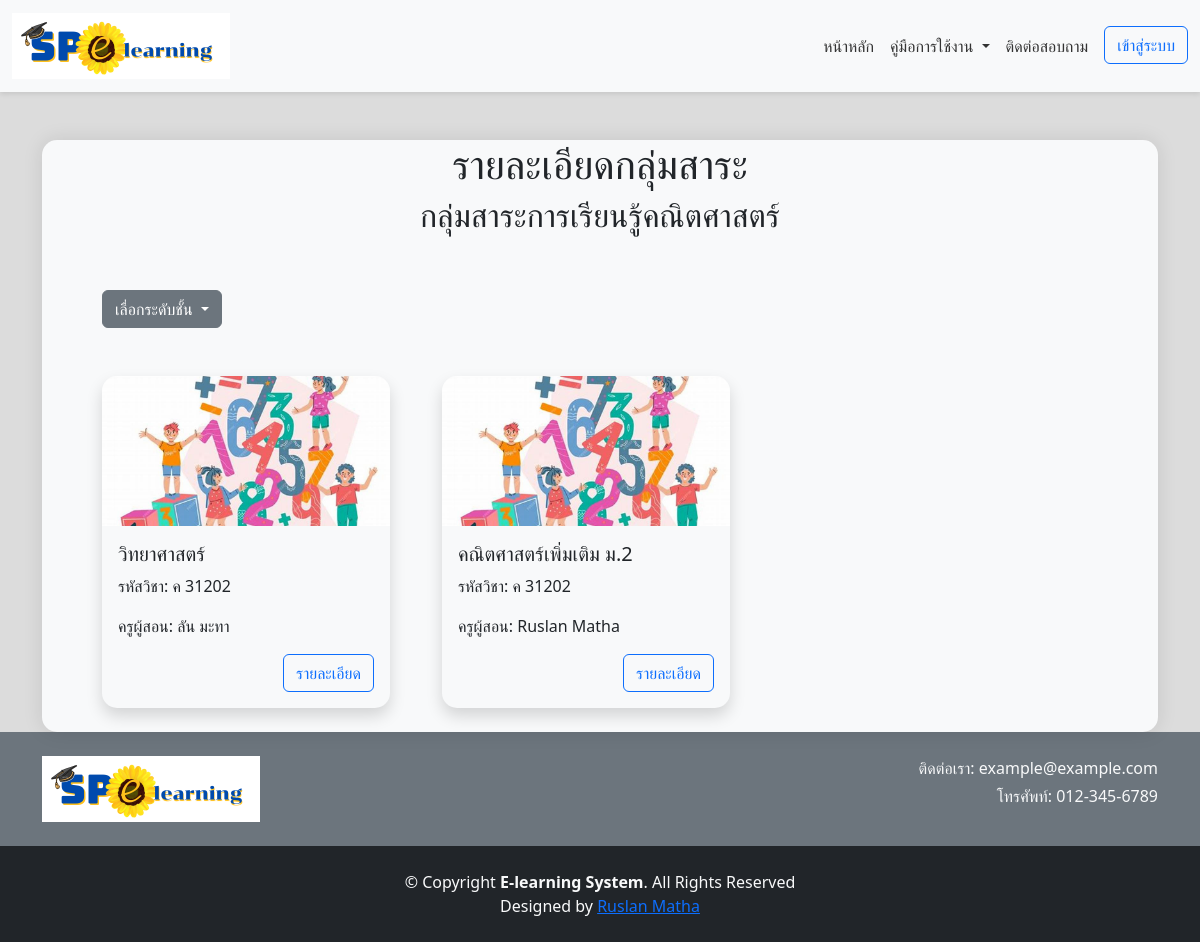
/student/group_details?group_id=2, run on an earlier commit of the app's database.
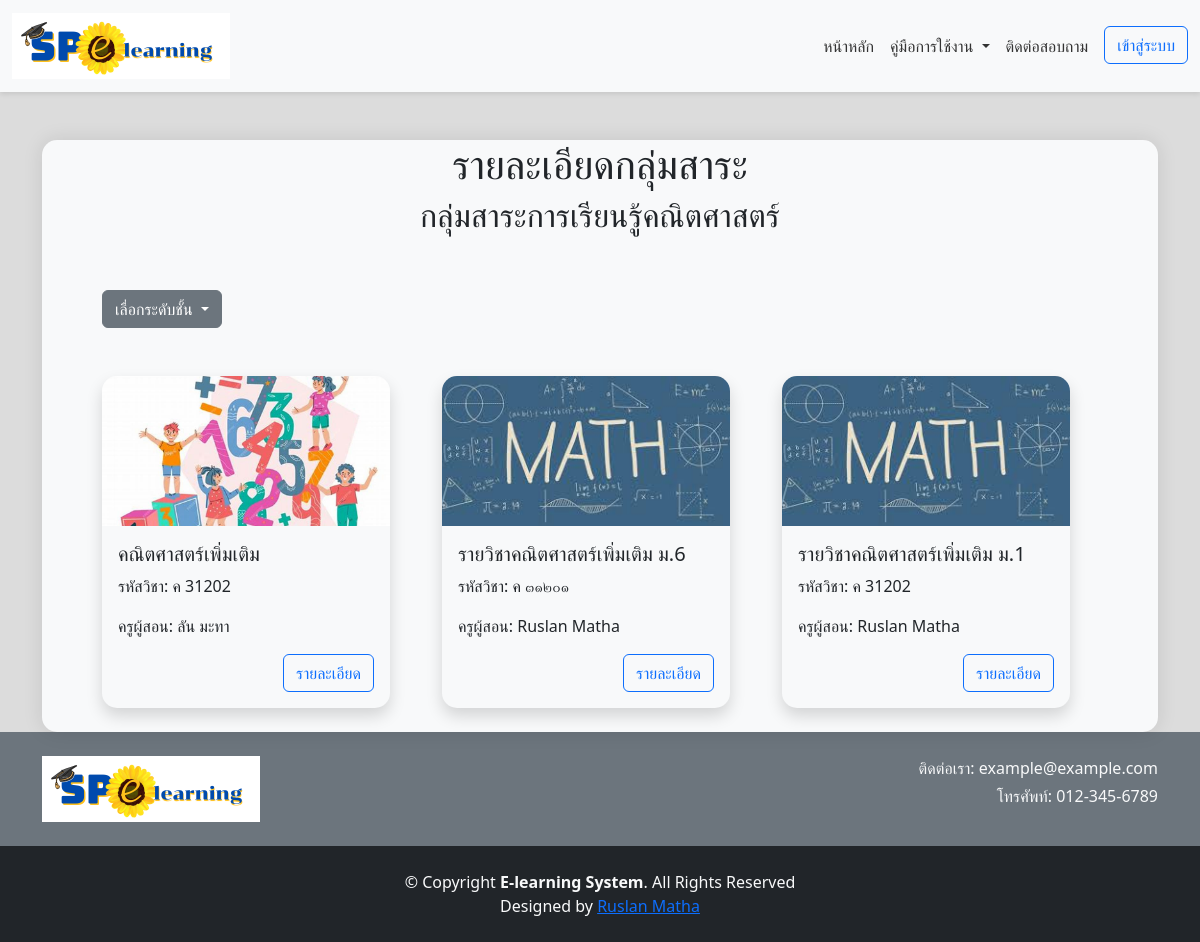
And on a later commit of the database.
### tables this page shows
CREATE TABLE `courses` (
  `c_id` int(11) NOT NULL,
  `course_name` varchar(255) NOT NULL,
  `description` text NOT NULL,
  `teacher_id` int(11) NOT NULL DEFAULT 1,
  `created_at` datetime NOT NULL,
  `updated_at` datetime NOT NULL,
  `c_img` varchar(255) NOT NULL,
  `course_code` varchar(255) NOT NULL,
  `group_id` int(11) DEFAULT NULL,
  `is_open` tinyint(1) DEFAULT 0,
  `access_code` varchar(255) DEFAULT NULL,
  `class_id` int(11) DEFAULT NULL
);

CREATE TABLE `teachers` (
  `t_id` int(11) NOT NULL,
  `username` varchar(255) NOT NULL,
  `password` varchar(255) NOT NULL,
  `first_name` varchar(255) NOT NULL,
  `last_name` varchar(255) NOT NULL,
  `email` varchar(255) NOT NULL,
  `group_id` int(11) DEFAULT NULL,
  `image` text DEFAULT NULL
);

### student/group_details.php (the view, shortened to what the changed rows need)
<?php
include('../connections/connection.php');
if (isset($_GET['group_id'])) {
    $group_id = $_GET['group_id'];
    $sql_group = "SELECT * FROM learning_subject_group WHERE group_id = :group_id";
    $stmt_group = $db->prepare($sql_group);
    $stmt_group->bindParam(':group_id', $group_id);
    $stmt_group->execute();
    $group_data = $stmt_group->fetch(PDO::FETCH_ASSOC);
    if ($group_data) {
        $group_name = $group_data['group_name'];
        $sql_courses = "SELECT * FROM courses WHERE group_id = :group_id";
        $stmt_courses = $db->prepare($sql_courses);
        $stmt_courses->bindParam(':group_id', $group_id);
        $stmt_courses->execute();
        $group_courses = $stmt_courses->fetchAll(PDO::FETCH_ASSOC);
    } else {
        echo "ไม่พบข้อมูลกลุ่มสาระ";
        exit;
    }
} else {
    echo "ไม่มีค่ารหัสกลุ่มสาระ";
    exit;
}
?>
<?php include('../uploads/head.php');?>
<body style="background-color: rgb(220, 220, 220);">
    <div class="container  mt-5">
    <div class="card " >
    <h1 class="text-center">รายละเอียดกลุ่มสาระ</h1>
    <h2 class="text-center"><?php echo $group_name; ?></h2>
    <div class="row mt-5 me-5 mx-5">
            <?php foreach ($group_courses as $course): ?>
                <?php if ($course['is_open'] == 1): ?>
              <div class="col-md-4 mb-4">
                  <div class="card border-primary border-3 shadow" style="width: 18rem;">
                  <?php if (!empty($course['c_img'])): ?>
                <div class="text-center">
                    <img src="<?php echo $course['c_img']; ?>" class="card-img-top" alt="รูปภาพ" style="height: 150px; object-fit: cover;">
                </div>
            <?php else: ?>
                <div class="text-center">
                    <img src="../admin/teacher_process/img/course.jpg" class="card-img-top" alt="รูปภาพ" style="height: 150px; object-fit: cover;">
                </div>
            <?php endif; ?>
                      <div class="card-body">
                          <h5 class="card-title"><?php echo $course['course_name']; ?></h5>
                          <p class="card-text">รหัสวิชา: <?php echo $course['course_code']; ?></p>
                          <?php
                          $teacher_id = $course['teacher_id'];
                          $teacher_stmt = $db->prepare("SELECT * FROM teachers WHERE t_id = :teacher_id");
                          $teacher_stmt->bindParam(':teacher_id', $teacher_id);
                          $teacher_stmt->execute();
                          $teacher = $teacher_stmt->fetch(PDO::FETCH_ASSOC);
                          ?>
                          <p class="card-text">ครูผู้สอน: <?php echo $teacher['first_name']; ?> <?php echo $teacher['last_name']; ?></p>
                          <a href="../login" class="btn btn-outline-primary" style="float: right;">รายละเอียด</a>
                      </div>
                  </div>
              </div>
          <?php endif; ?>
            <?php endforeach; ?>
        </div>
    </div>
    </div>
</body>
</html>

What changed in the data, as far as the page shows it:
no longer on this page (row edited): courses: c_img (picture), course_name "คณิตศาสตร์เพิ่มเติม ม.2", course_code "ค 31202", teacher.first_name "Ruslan", teacher.last_name "Matha"
changed courses "มะทา": course_name "วิทยาศาสตร์" → "คณิตศาสตร์เพิ่มเติม"
added courses: c_img (picture), course_name "รายวิชาคณิตศาสตร์เพิ่มเติม ม.6", course_code "ค ๓๑๒๐๑", teacher.first_name "Ruslan", teacher.last_name "Matha"
added courses: c_img (picture), course_name "รายวิชาคณิตศาสตร์เพิ่มเติม ม.1", course_code "ค 31202", teacher.first_name "Ruslan", teacher.last_name "Matha"
